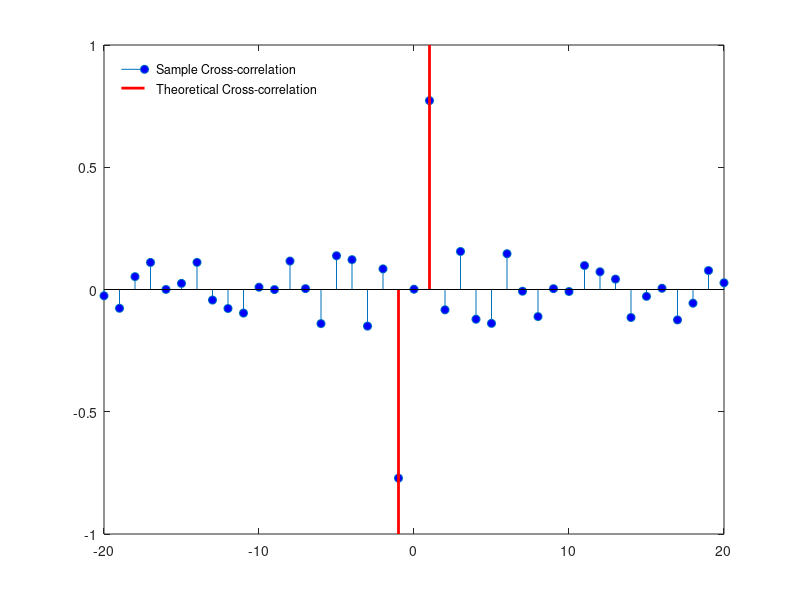

MATLAB code for this plot:
rng default;
w = randn(100,1);
x = filter([1 1],1,w);
y = filter([1 -1],1,w);

[xc,lags] = xcorr(x,y,20,'biased');
stem(lags,xc,'markerfacecolor',[0 0 1]);
Xc = zeros(size(xc));
Xc(20) = -1;
Xc(22) = 1;
hold on;
stem(lags,Xc,'color',[1 0 0],'marker','none','linewidth',2);
q = legend('Sample Cross-correlation', ...
           'Theoretical Cross-correlation', ...
           'Location','NorthWest');
set(q,'FontSize',9,'Box','off')
